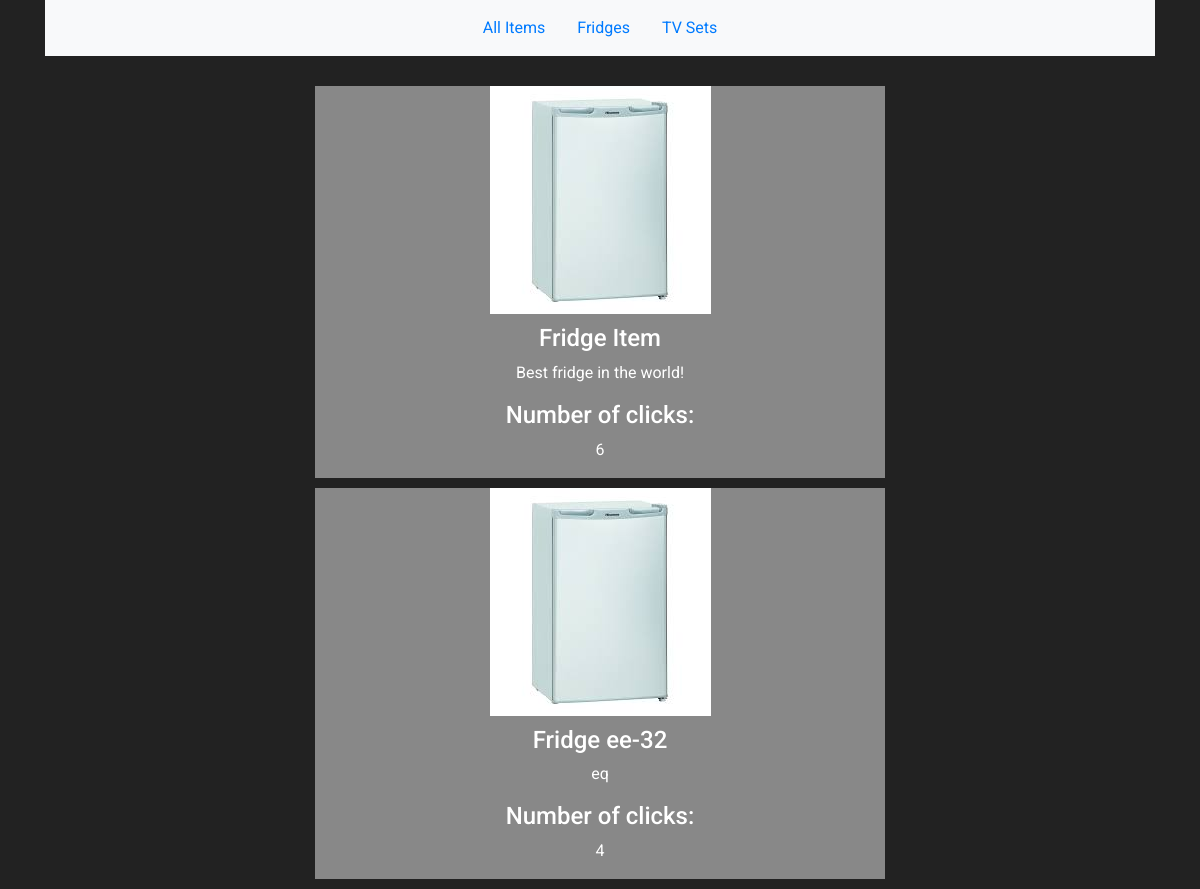
/items/fridges, run on an earlier commit of the app's database.
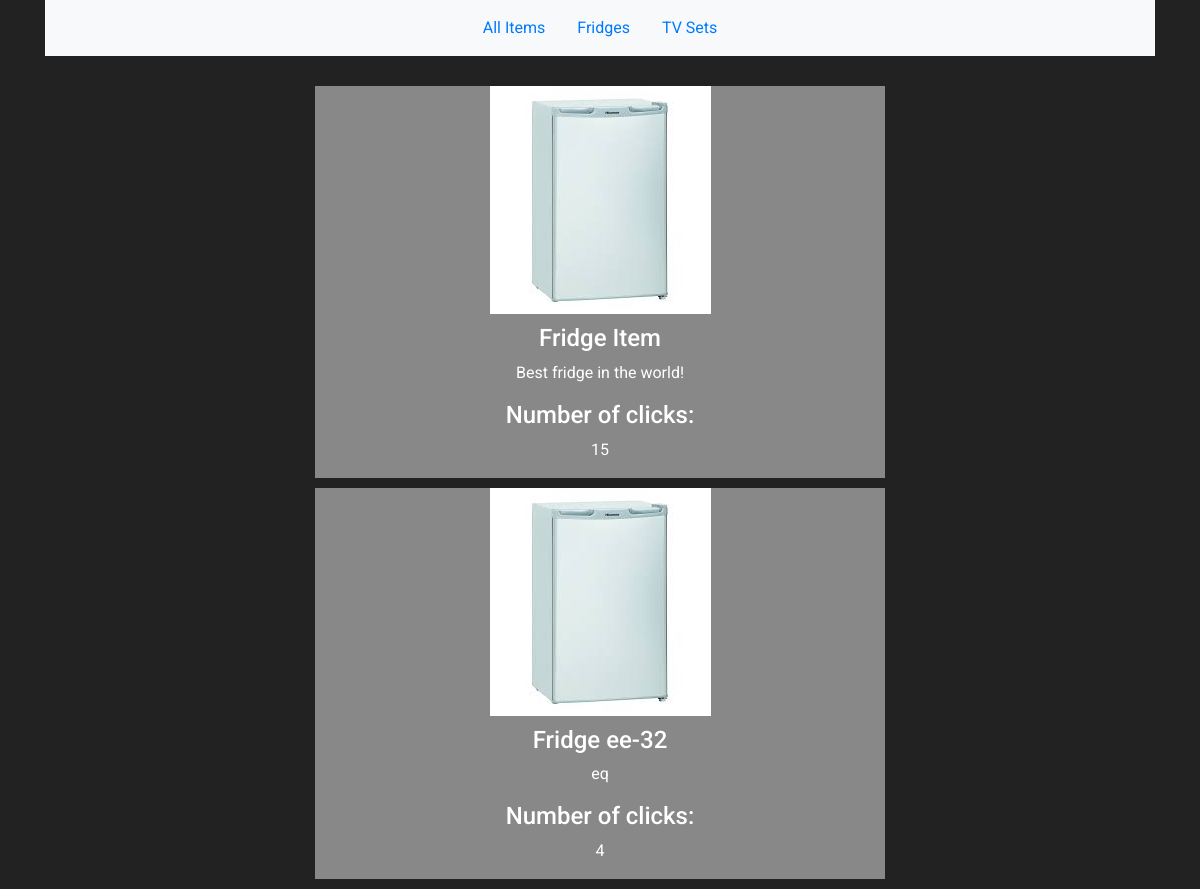
And on a later commit of the database.
### items/models.py (models this page shows, shortened)
class Item(models.Model):
    name = models.CharField(max_length=48, default='Item')
    category = models.ForeignKey('Category', on_delete=models.SET_NULL, null=True)
    manufacturer = models.ForeignKey('Manufacturer', on_delete=models.SET_NULL, null=True)
    item_image = models.ForeignKey('ItemImage', on_delete=models.SET_NULL, null=True, blank=True)
    description = models.TextField(max_length=500, help_text='Enter a description of an item', blank=True, null=True)
    number_of_clicks = models.PositiveIntegerField(default=0)
    class Meta:
        ordering = ["-number_of_clicks"]

class ItemImage(models.Model):
    image = models.ImageField(upload_to='items_images/')
    image_category = models.ForeignKey('Category', on_delete=models.SET_NULL, null=True)

class Category(models.Model):
    category = models.CharField(max_length=15)
    class Meta:
        verbose_name_plural = 'categories'

### items/views.py (the view)
# urls.py: path("fridges", FridgeList.as_view(), name="fridge-list"),
class FridgeList(ListView):
    model = Item
    context_object_name = 'items'
    queryset = Item.objects.filter(category__category='Fridge')
    template_name = 'items/fridge_list.html'

### items/templates/items/fridge_list.html (shortened to what this page needs)
{% extends "base.html" %}
{% load static %}
{% block content %}
  {% for item in items %}
    {% include 'items/item_view.html' %}
  {% endfor %}
{% endblock %}

### items/templates/items/item_view.html
{% load static %}
  <div class="row align-items-center click-container" style="padding-bottom: 10px;" data-item-id="{{ item.id }}">
    <div class="col-6 mx-auto text-center item-div">
      <div class="image-div">
        <img src="{{ item.item_image.image.url }}" class="img-responsive" alt='Image of an Item'>
      </div>
      <h4>{{ item.category.category }} {{ item.name }}</h4>
      <p>
          {{ item.description|truncatechars_html:70 }}
      </p>
      <h4>Number of clicks:</h4>
      <p class="clicks-number">{{ item.number_of_clicks }}</p>
    </div>
</div>

What changed in the data, as far as the page shows it:
changed Item "Item": number_of_clicks "6" → "15"
